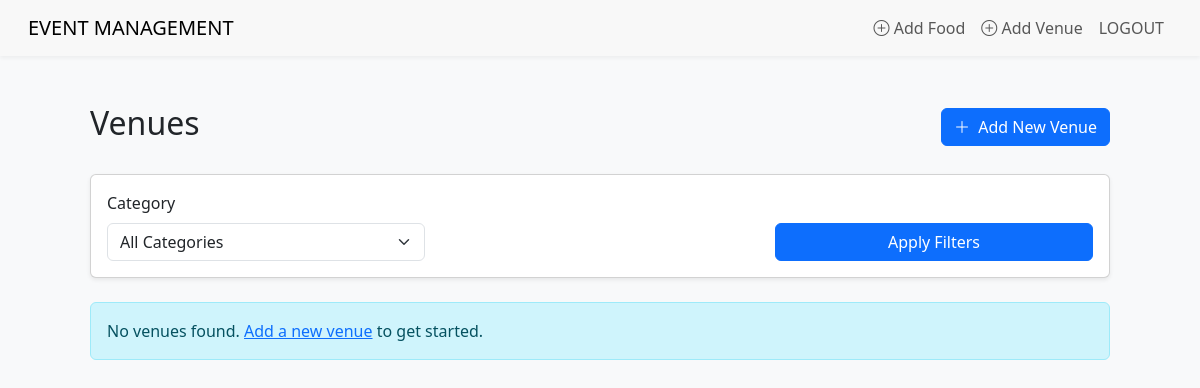
Page /admin_page/ (signed in) on the earlier database version.
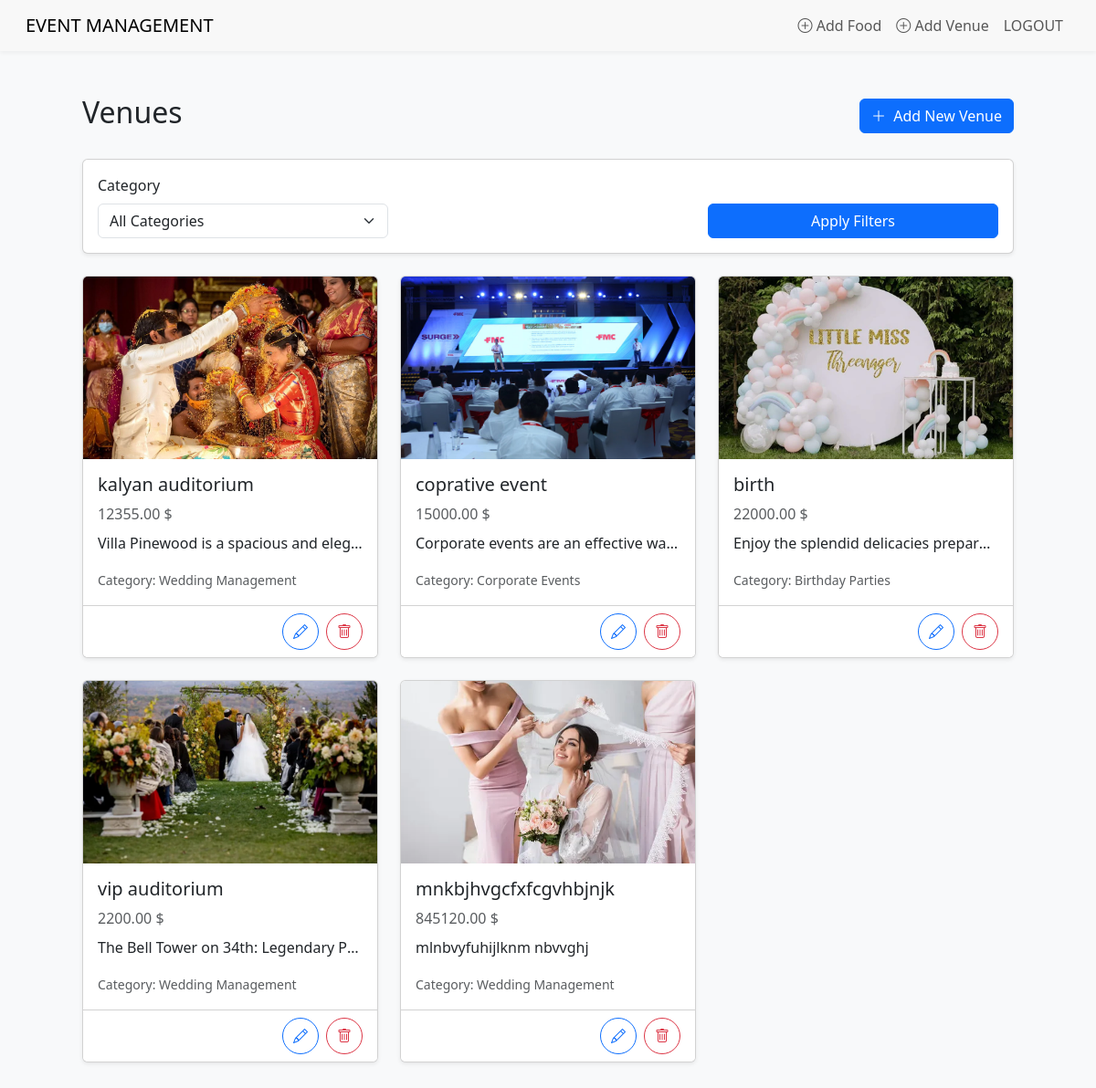
Same page on the later database version.
### Aura/models.py (models this page shows, shortened)
class Product(models.Model):
    name= models.CharField(max_length=250)
    price= models.FloatField()
    image= models.ImageField(upload_to='product/')
    image1 = models.ImageField(upload_to='path/to/upload/', null=True, blank=True)
    image2 = models.ImageField(upload_to='path/to/upload/', null=True, blank=True)
    image3 = models.ImageField(upload_to='path/to/upload/', null=True, blank=True)
    image4 = models.ImageField(upload_to='path/to/upload/', null=True, blank=True)
    description= models.TextField()
    location=models.TextField()
    event= models.ForeignKey(event, on_delete=models.CASCADE,null=True)
    capacity=models.TextField()

class event(models.Model):
    name = models.CharField(max_length=250)

### Aura/views.py (the view)
# urls.py: path('admin_page/', views.admin_page, name='admin_page'),
@login_required
def admin_page(request):
    category = request.GET.get('category', '')
    products = Product.objects.all()
    if category:
        products = products.filter(event__name=category)
    paginator = Paginator(products, 9)  # Show 9 products per page
    page_number = request.GET.get('page', 1)
    products = paginator.get_page(page_number)
    context = {
        'products': products,
    }
    return render(request, 'admin_page.html', context)

### Aura/models.py (called while the page is built)
    def __str__(self):
        return str(self.name)

### Aura/templates/admin_page.html (shortened to what this page needs)
{% load static %}
<!DOCTYPE html>
<html lang="en">
<head>
  <link href="https://cdn.jsdelivr.net/npm/bootstrap@5.3.2/dist/css/bootstrap.min.css" rel="stylesheet">
  <link rel="stylesheet" href="https://cdn.jsdelivr.net/npm/bootstrap-icons@1.11.1/font/bootstrap-icons.css">
</head>
<body class="bg-light">
  <nav class="navbar navbar-expand-lg navbar-light">
    <div class="container-fluid">
      <a class="navbar-brand" href="{% url 'admin_page' %}">
        <span class="brand-text">EVENT MANAGEMENT</span>
      </a>
      <div class="collapse navbar-collapse" id="navbarNav">
        <ul class="navbar-nav ms-auto">
          <li class="nav-item">
            <a class="nav-link" href="{% url 'add_food' %}">
              <i class="bi bi-plus-circle"></i> Add Food
            </a>
          </li>
          <li class="nav-item">
            <a class="nav-link" href="{% url 'admin_add' %}">
              <i class="bi bi-plus-circle"></i> Add Venue
            </a>
          </li>
            {% if user.is_authenticated %}
            <li class="nav-item">
                <a class="nav-link" href="{% url 'signout' %}">LOGOUT</a>
            </li>
            {% else %}
            <li class="nav-item">
                <a class="nav-link" href="{% url 'signin' %}">LOGIN</a>
            </li>
            {% endif %}
        </ul>
      </div>
    </div>
  </nav>
  <div class="container py-5">
    <div class="d-flex justify-content-between align-items-center mb-4">
      <h2>Venues</h2>
      <a href="{% url 'admin_add' %}" class="btn btn-primary">
        <i class="bi bi-plus-lg me-1"></i> Add New Venue
      </a>
    </div>
    <div class="card mb-4 shadow-sm">
      <div class="card-body">
        <form method="GET" class="row g-3">
          <div class="col-md-4">
            <label class="form-label">Category</label>
            <select class="form-select" name="category">
              <option value="">All Categories</option>
            </select>
          </div>
          <div class="col-md-4">
          </div>
          <div class="col-md-4 d-flex align-items-end">
            <button type="submit" class="btn btn-primary w-100">Apply Filters</button>
          </div>
        </form>
      </div>
    </div>
    <div class="row g-4">
      {% if products %}
        {% for product in products %}
          <div class="col-md-6 col-lg-4">
            <div class="card venue-card shadow-sm h-100">
              {% if product.image %}
                <img src="{{ product.image.url }}" class="card-img-top venue-img" alt="{{ product.name }}">
              {% else %}
                <div class="bg-light venue-img d-flex align-items-center justify-content-center">
                  <i class="bi bi-image text-muted" style="font-size: 3rem;"></i>
                </div>
              {% endif %}
              <div class="card-body">
                <h5 class="card-title">{{ product.name }}</h5>
                <p class="card-text text-muted mb-2">{{ product.price|floatformat:2 }} $</p>
                <p class="card-text text-truncate">{{ product.description }}</p>
                <p class="card-text"><small class="text-muted">{% if product.event %}Category: {{ product.event }}{% endif %}</small></p>
              </div>
              <div class="card-footer bg-white d-flex justify-content-end gap-2">
                <a href="{% url 'admin_edit' product.id %}" class="btn btn-action btn-outline-primary">
                  <i class="bi bi-pencil"></i>
                </a>
                <button type="button" class="btn btn-action btn-outline-danger" data-bs-toggle="modal" data-bs-target="#deleteModal{{ product.id }}">
                  <i class="bi bi-trash"></i>
                </button>
              </div>
            </div>
          </div>
        {% endfor %}
      {% else %}
        <div class="col-12">
          <div class="alert alert-info">
            No venues found. <a href="{% url 'admin_add' %}">Add a new venue</a> to get started.
          </div>
        </div>
      {% endif %}
    </div>
  </div>
</body>
</html>

### Aura/templates/admin_page.html (style rules this page uses)
.navbar { background-color: #f8f8f8; padding: 0.5rem 1rem; box-shadow: 0 2px 4px rgba(0,0,0,0.05); }
.container { padding-left: 5%; padding-right: 5%; }
.venue-card { transition: all 0.3s; }
.venue-img { height: 200px; object-fit: cover; }
.btn-action { width: 40px; height: 40px; display: flex; align-items: center; justify-content: center; border-radius: 50%; }

Differences in the rows shown:
added Product: image (picture), name "kalyan auditorium", price "12355.00", description "Villa Pinewood is a spacious and eleg…", event "Wedding Management"
added Product: image (picture), name "coprative event", price "15000.00", description "Corporate events are an effective wa…", event "Corporate Events"
added Product: image (picture), name "birth", price "22000.00", description "Enjoy the splendid delicacies prepar…", event "Birthday Parties"
added Product: image (picture), name "vip auditorium", price "2200.00", description "The Bell Tower on 34th: Legendary P…", event "Wedding Management"
added Product: image (picture), name "mnkbjhvgcfxfcgvhbjnjk", price "845120.00", description "mlnbvyfuhijlknm nbvvghj", event "Wedding Management"
Other differences:
text no longer shown: "No venues found. Add a new venue to get started."
